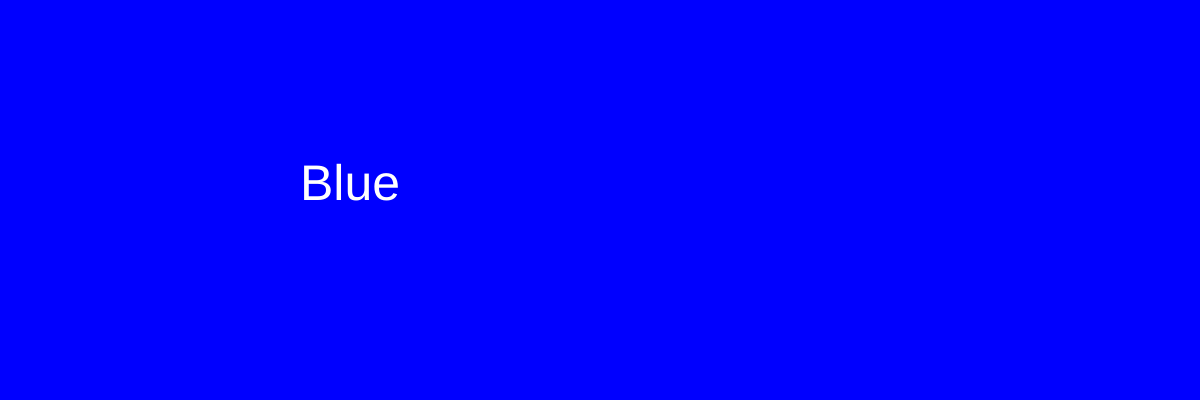
Frame 1 (no input)
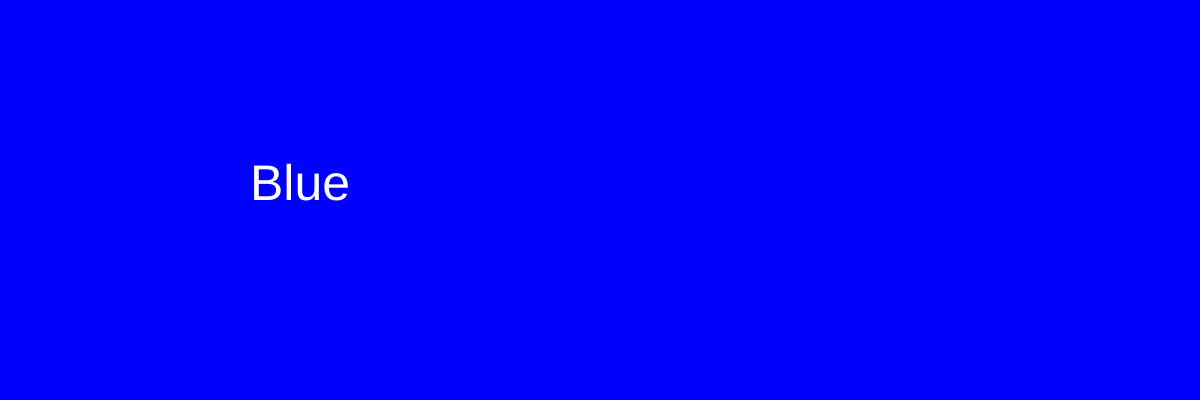
Frame 60 (no input)
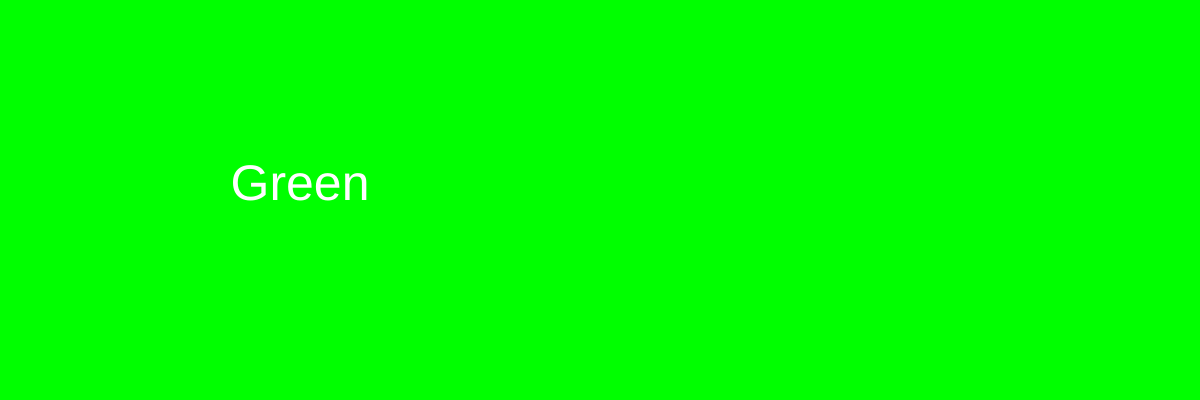
Frame 120 (the mouse pressed at the canvas centre since frame 60)

The p5.js sketch that drew these frames (run headless with seeded random() and noise() and a simulated clock; from frame 60 on, the mouse is pressed at the canvas centre):

// p5.js sketch
// ── sketch.js
// Creates 2 arrays one with text and one with colors.
var colorstext = ["Blue","Green","Purple","Red","Yellow","Pink"];
var colors= ["#0000FF",
         "#00FF00",
         "#800080",
         "#FF0000",
         "#FFFF00",
         "#FFC0CB"];
var index1 = 0;
var index2 = 0;
var firstname = "Alex";
var lastname = "Murray";
function setup() {
  createCanvas(windowWidth, 400);
}
// sets the background to the corresponding color that is indexed within the array
function draw() {
  background(colors[index2]);
// Sets the text to the color of the back
fill("white");
textSize(50);
text(colorstext[index1], 300, 200);
textAlign(CENTER)
}
// Whenever the mouse is pressed, the index of both arrays will increase, when the index
// hits the seventh posistion, it will start over from the start.
function mousePressed() {
  index1 = index1 + 1 ;
  index2 = index2 + 1;
if (index1 == 6) {
  index1 = 0 ;
  index2 = 0;
  
function addThings( firstname, lastname ) {
    // Add the values together
  let result = firstname + lastname;
    //Print the result
  result = "Created By: '" + firstname + lastname;
  textSize(18);
  textAlign( RIGHT );
  text( result);
}
}
}
